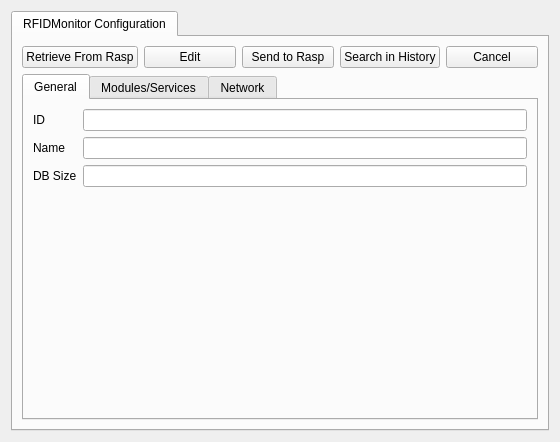
<?xml version="1.0" encoding="UTF-8"?>
<ui version="4.0">
 <class>RFIDMonitorInteractorWidget</class>
 <widget class="QWidget" name="RFIDMonitorInteractorWidget">
  <property name="geometry">
   <rect>
    <x>0</x>
    <y>0</y>
    <width>560</width>
    <height>442</height>
   </rect>
  </property>
  <property name="windowTitle">
   <string>Form</string>
  </property>
  <layout class="QVBoxLayout" name="verticalLayout">
   <item>
    <widget class="QTabWidget" name="tabWidgetRFIDMonitor">
     <property name="currentIndex">
      <number>0</number>
     </property>
     <widget class="QWidget" name="tab">
      <attribute name="title">
       <string>RFIDMonitor Configuration</string>
      </attribute>
      <layout class="QVBoxLayout" name="verticalLayout_2">
       <item>
        <layout class="QHBoxLayout" name="horizontalLayout">
         <item>
          <widget class="QPushButton" name="btRetrieveFromRasp">
           <property name="text">
            <string>Retrieve From Rasp</string>
           </property>
          </widget>
         </item>
         <item>
          <widget class="QPushButton" name="btEdit">
           <property name="text">
            <string>Edit</string>
           </property>
          </widget>
         </item>
         <item>
          <widget class="QPushButton" name="btSendToRasp">
           <property name="text">
            <string>Send to Rasp</string>
           </property>
          </widget>
         </item>
         <item>
          <widget class="QPushButton" name="btSearchInHistory">
           <property name="text">
            <string>Search in History</string>
           </property>
          </widget>
         </item>
         <item>
          <widget class="QPushButton" name="btCancel">
           <property name="text">
            <string>Cancel</string>
           </property>
          </widget>
         </item>
        </layout>
       </item>
       <item>
        <widget class="QTabWidget" name="tabWidgetConfigData">
         <property name="currentIndex">
          <number>0</number>
         </property>
         <widget class="QWidget" name="tabGeneral">
          <attribute name="title">
           <string>General</string>
          </attribute>
          <layout class="QFormLayout" name="formLayout">
           <property name="fieldGrowthPolicy">
            <enum>QFormLayout::AllNonFixedFieldsGrow</enum>
           </property>
           <item row="0" column="0">
            <widget class="QLabel" name="label">
             <property name="text">
              <string>ID</string>
             </property>
            </widget>
           </item>
           <item row="0" column="1">
            <widget class="QLineEdit" name="leID"/>
           </item>
           <item row="1" column="0">
            <widget class="QLabel" name="label_2">
             <property name="text">
              <string>Name</string>
             </property>
            </widget>
           </item>
           <item row="1" column="1">
            <widget class="QLineEdit" name="leName"/>
           </item>
           <item row="2" column="0">
            <widget class="QLabel" name="label_5">
             <property name="text">
              <string>DB Size</string>
             </property>
            </widget>
           </item>
           <item row="2" column="1">
            <widget class="QLineEdit" name="leDbsize"/>
           </item>
          </layout>
         </widget>
         <widget class="QWidget" name="tabModules">
          <attribute name="title">
           <string>Modules/Services</string>
          </attribute>
          <layout class="QVBoxLayout" name="verticalLayout_3">
           <item>
            <widget class="QGroupBox" name="groupBox_3">
             <property name="title">
              <string>Available Modules/Services</string>
             </property>
             <layout class="QVBoxLayout" name="verticalLayout_5">
              <item>
               <widget class="QTreeView" name="treeViewAvailableModules"/>
              </item>
             </layout>
            </widget>
           </item>
           <item>
            <widget class="QGroupBox" name="groupBox">
             <property name="title">
              <string>Default Services</string>
             </property>
             <layout class="QFormLayout" name="formLayout_2">
              <item row="0" column="0">
               <widget class="QLabel" name="label_6">
                <property name="text">
                 <string>Reader</string>
                </property>
               </widget>
              </item>
              <item row="0" column="1">
               <widget class="QComboBox" name="cbDefaultReaderService"/>
              </item>
              <item row="1" column="0">
               <widget class="QLabel" name="label_7">
                <property name="text">
                 <string>Persister</string>
                </property>
               </widget>
              </item>
              <item row="1" column="1">
               <widget class="QComboBox" name="cbDefaultPersisterService"/>
              </item>
              <item row="2" column="0">
               <widget class="QLabel" name="label_8">
                <property name="text">
                 <string>Exporter</string>
                </property>
               </widget>
              </item>
              <item row="2" column="1">
               <widget class="QComboBox" name="cbDefaultExporterService"/>
              </item>
              <item row="3" column="0">
               <widget class="QLabel" name="label_9">
                <property name="text">
                 <string>Syncronizer</string>
                </property>
               </widget>
              </item>
              <item row="3" column="1">
               <widget class="QComboBox" name="cbDefaultSyncronizerService"/>
              </item>
              <item row="4" column="0">
               <widget class="QLabel" name="label_10">
                <property name="text">
                 <string>Communicator</string>
                </property>
               </widget>
              </item>
              <item row="4" column="1">
               <widget class="QComboBox" name="cbDefaultCommunicatorService"/>
              </item>
             </layout>
            </widget>
           </item>
          </layout>
         </widget>
         <widget class="QWidget" name="tabNetwork">
          <attribute name="title">
           <string>Network</string>
          </attribute>
          <layout class="QVBoxLayout" name="verticalLayout_4">
           <item>
            <widget class="QGroupBox" name="groupBox_4">
             <property name="title">
              <string>Rasp interface</string>
             </property>
             <layout class="QFormLayout" name="formLayout_4">
              <item row="0" column="0">
               <widget class="QLabel" name="label_3">
                <property name="text">
                 <string>MAC</string>
                </property>
               </widget>
              </item>
              <item row="0" column="1">
               <widget class="QLineEdit" name="leMac"/>
              </item>
              <item row="1" column="0">
               <widget class="QLabel" name="label_4">
                <property name="text">
                 <string>IP</string>
                </property>
               </widget>
              </item>
              <item row="1" column="1">
               <widget class="QLineEdit" name="leIp"/>
              </item>
             </layout>
            </widget>
           </item>
           <item>
            <widget class="QGroupBox" name="groupBox_2">
             <property name="title">
              <string>Wireless</string>
             </property>
             <layout class="QFormLayout" name="formLayout_3">
              <item row="0" column="0">
               <widget class="QLabel" name="label_11">
                <property name="text">
                 <string>SSID</string>
                </property>
               </widget>
              </item>
              <item row="0" column="1">
               <widget class="QLineEdit" name="leWirelessSSID"/>
              </item>
              <item row="1" column="0">
               <widget class="QLabel" name="label_12">
                <property name="text">
                 <string>Password</string>
                </property>
               </widget>
              </item>
              <item row="1" column="1">
               <widget class="QLineEdit" name="leWirelessPassword"/>
              </item>
             </layout>
            </widget>
           </item>
           <item>
            <widget class="QGroupBox" name="groupBox_5">
             <property name="title">
              <string>Server</string>
             </property>
            </widget>
           </item>
          </layout>
         </widget>
        </widget>
       </item>
      </layout>
     </widget>
    </widget>
   </item>
  </layout>
 </widget>
 <resources/>
 <connections/>
</ui>
